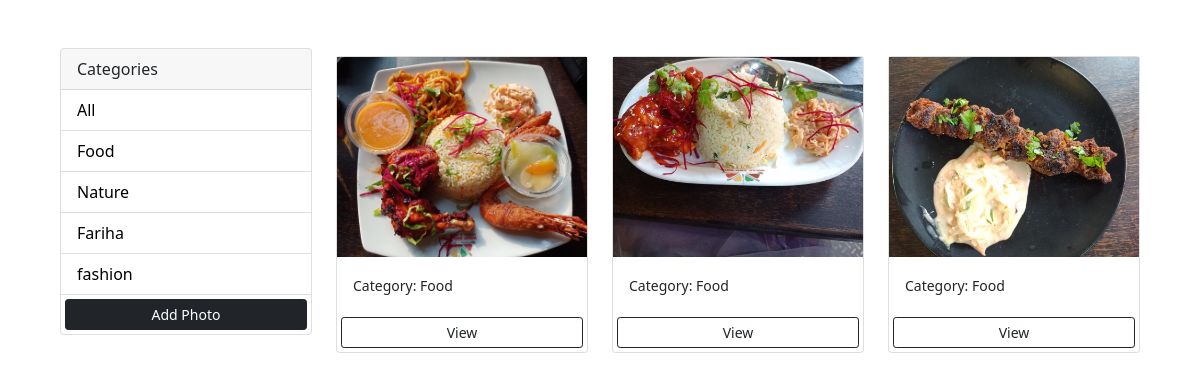
The app's page /?category=Food with its own data.
### myphotos/models.py (models this page shows, shortened)
class Category(models.Model):
    name = models.CharField(max_length=100, null=False, blank=False)

class Photo(models.Model):
    category = models.ForeignKey(
        Category, on_delete=models.SET_NULL, null=True, blank=True)
    image = models.ImageField(null=False, blank=False)
    description = models.TextField()

### myphotos/views.py (the view)
# urls.py: path('', views.index, name='index'),
def index(request):
    category = request.GET.get('category')
    if category == None:
        photos = Photo.objects.all()
    else:
        photos = Photo.objects.filter(category__name=category)
    categories = Category.objects.all()
    context = {'categories': categories, 'photos': photos}
    return render(request, 'myphotos/index.html', context)

### myphotos/templates/myphotos/index.html (shortened to what this page needs)
<!DOCTYPE html>
<html lang="en">
<head>
    <link href="https://cdn.jsdelivr.net/npm/bootstrap@5.0.0-beta1/dist/css/bootstrap.min.css" rel="stylesheet"
>
</head>
<body class="m-5">
    <div class="container">
        <div class="row">
            <div class="col-md-3">
                <div class="card">
                    <div class="card-header">
                        Categories
                    </div>
                    <ul class="list-group list-group-flush">
                        <li class="list-group-item">
                            <a href="{% url 'index' %}">All</a>
                        </li>
                        {% for category in categories %}
                        <li class=" list-group-item">
                            <a href="{% url 'index' %}?category={{category.name}}">
                                {{category.name}}
                            </a>
                        </li>
                       {% endfor %}
                        <a href="{% url 'addphoto' %}" class="btn btn-dark btn-block btn-sm m-1">Add Photo</a>
                    </ul>
                </div>
            </div>
            <div class="col-md-9">
                <div class="row">
                    {% for photo in photos %}
                    <div class="col-md-4">
                        <div class="card my-2">
                            <img class="image-thumbail" src="{{photo.image.url}}">
                            <div class="card-body">
                                <small>Category: {{photo.category.name}}</small>
                            </div>
                            <a href="{% url 'photo' photo.id %}" class="btn btn-outline-dark btn-sm m-1">View</a>
                        </div>
                    </div>
                    {% empty %}
                    <h3>no photos</h3>
                    {% endfor %}
                </div>
            </div>
        </div>
    </div>
</body>
</html>

### myphotos/templates/myphotos/index.html (style rules this page uses)
.image-thumbail { height: 200px; object-fit: cover; }
.list-group-item a { text-decoration: none; color: black; }

### records on screen
Category: name "Food"
Category: name "Nature"
Category: name "Fariha"
Category: name "fashion"
Photo: image (picture), category.name "Food"
Photo: image (picture), category.name "Food"
Photo: image (picture), category.name "Food"
